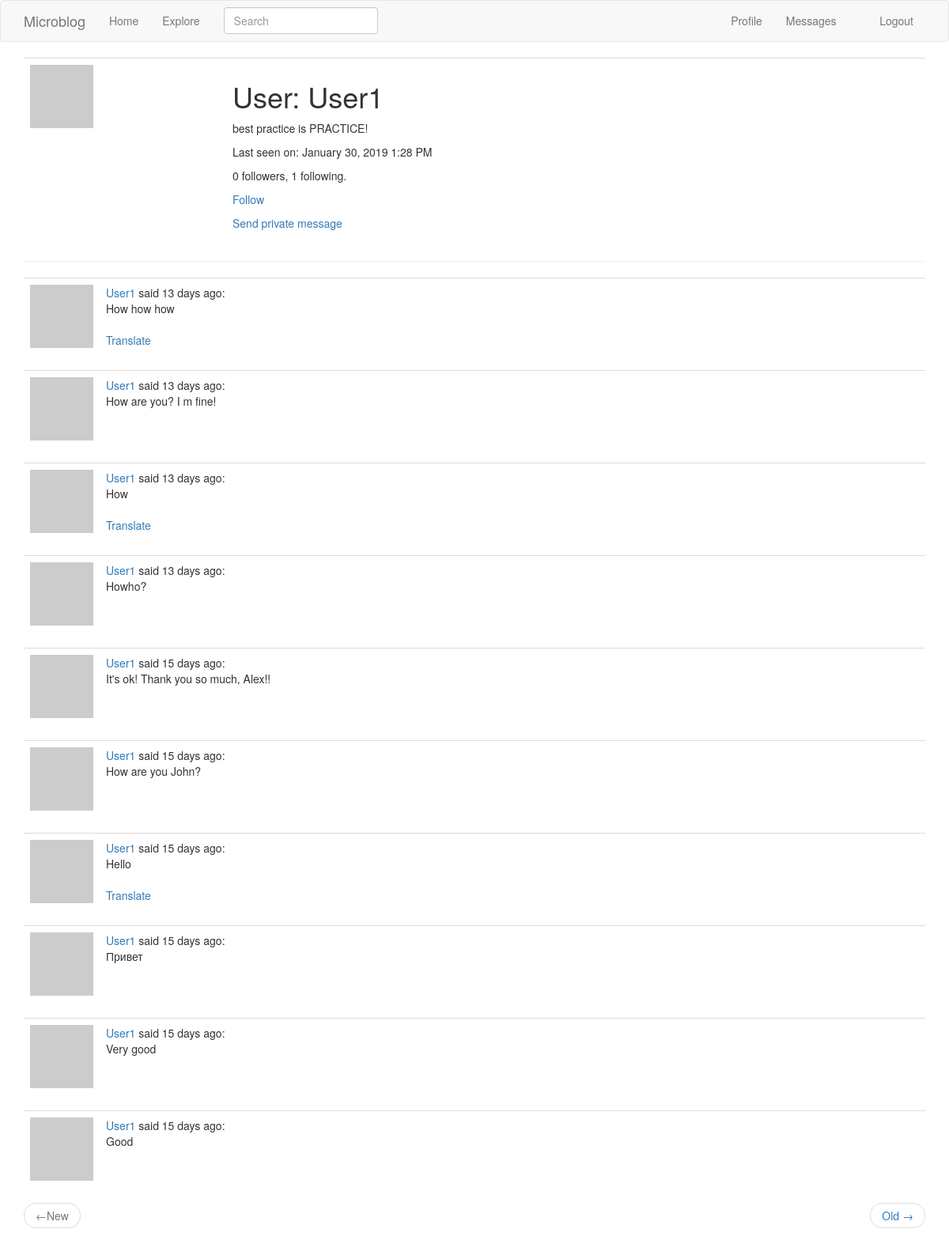
The page /user/User1 (signed in) on the database its author committed.
### app/models.py (models this page shows, shortened)
class User(UserMixin, db.Model):
    id                      = db.Column(db.Integer, primary_key=True)
    username                = db.Column(db.String(64), index=True, unique=True)
    email                   = db.Column(db.String(120), index=True, unique=True)
    password_hash           = db.Column(db.String(128))
    about_me                = db.Column(db.String(140))
    last_seen               = db.Column(db.DateTime, default=datetime.utcnow)
    last_message_read_time  = db.Column(db.DateTime)
    posts       = db.relationship('Post', backref='author', lazy='dynamic')
    followed    = db.relationship('User', secondary=followers,
                                primaryjoin=(followers.c.follower_id == id),
                                secondaryjoin=(followers.c.followed_id == id),
                                backref=db.backref('followers', lazy='dynamic'),
                                lazy='dynamic')
    messages_sent = db.relationship('Message',
                                    foreign_keys='Message.sender_id',
                                    backref='author',
                                    lazy='dynamic')
    messages_recieved = db.relationship('Message',
                                        foreign_keys='Message.recipient_id',
                                        backref='recipient',
                                        lazy='dynamic')
    notifications = db.relationship('Notification', backref='user', lazy='dynamic')
    def avatar(self, size):
        digest = md5(self.email.lower().encode('utf-8')).hexdigest()
        return 'https://www.gravatar.com/avatar/{}?d=identicon&s={}'.format(digest, size)
    def is_following(self, user):
        return self.followed.filter(followers.c.followed_id == user.id).count() > 0
    def new_messages(self):
        last_read_time = self.last_message_read_time or datetime(1900, 1, 1)
        return Message.query.filter_by(recipient=self).filter(Message.timestamp > last_read_time).count()

class SearchableMixin(object):
    @classmethod
    def before_commit(cls, session):
        session._changes = {
            'add': list(session.new),
            'update': list(session.dirty),
            'delete': list(session.deleted)
        }
    @classmethod
    def after_commit(cls, session):
        for obj in session._changes['add']:
            if isinstance(obj, SearchableMixin):
                add_to_index(obj.__tablename__, obj)
        for obj in session._changes['update']:
            if isinstance(obj, SearchableMixin):
                add_to_index(obj.__tablename__, obj)
        for obj in session._changes['delete']:
            if isinstance(obj, SearchableMixin):
                remove_from_index(obj.__tablename__, obj)
        session._changes = None

class Post(SearchableMixin, db.Model):
    __searchable__ = ['body']
    id          = db.Column(db.Integer, primary_key=True)
    body        = db.Column(db.String(140))
    timestamp   = db.Column(db.DateTime, index=True, default=datetime.utcnow)
    user_id     = db.Column(db.Integer, db.ForeignKey('user.id'))
    language    = db.Column(db.String(5))

### app/main/routes.py (the view)
@bp.route('/user/<username>')
@login_required
def user(username):
    user = User.query.filter_by(username=username).first_or_404()
    page = request.args.get('page', 1, type=int)
    posts = user.posts.order_by(Post.timestamp.desc()).paginate(page, current_app.config['POST_PER_PAGE'], False)
    next_url    = url_for('main.user', username=user.username, page=posts.next_num) if posts.has_next else None
    prev_url    = url_for('main.user', username=user.username, page=posts.prev_num) if posts.has_prev else None
    return render_template('user.html', user=user, posts=posts.items, next_url=next_url, prev_url=prev_url)

### app/main/forms.py
class SearchForm(FlaskForm):
    q = StringField(_l('Search'), validators=[DataRequired()])
    def __init__(self, *args, **kwargs):
        if 'formdata' not in kwargs:
            kwargs['formdata'] = request.args
        if 'csrf_enabled' not in kwargs:
            kwargs['csrf_enabled'] = False
        super(SearchForm, self).__init__(*args, **kwargs)

### app/main/routes.py (called while the page is built)
@bp.before_app_request
def before_request():
    if current_user.is_authenticated:
        current_user.last_seen = datetime.utcnow()
        db.session.commit()
        g.search_form = SearchForm()
    g.locale = str(get_locale())

### app/models.py (called while the page is built)
@login.user_loader
def load_user(id):
    return User.query.get(int(id))

### app/templates/user.html
{% extends "base.html" %}
{% block app_content %}
    <table class="table table-hover">
        <tr>
            <td width='256px'><img src="{{ user.avatar(128) }}" alt=""></td>
            <td>
                <h1>User: {{ user.username }}</h1>
                {% if user.about_me %}<p>{{ user.about_me }}</p>{% endif %}
                {% if user.last_seen %}<p>Last seen on: {{ moment(user.last_seen).format('LLL') }}</p>{% endif %}
                <p>{{ user.followers.count() }} followers, {{ user.followed.count() }} following.</p>
                {% if user == current_user %}
                    <p><a href="{{ url_for('main.edit_profile') }}">Edit your profile</a></p>
                {% elif not current_user.is_following(user) %}
                    <p><a href="{{ url_for('main.follow', username=user.username) }}">Follow</a></p>
                {% else %}
                    <p><a href="{{ url_for('main.unfollow', username=user.username) }}">Unfollow</a></p>
                {% endif %}
                {% if user != current_user %}
                    <p>
                        <a href="{{ url_for('main.send_message', recipient=user.username) }}">
                            {{ _('Send private message') }}
                        </a>
                    </p>
                {% endif %}
            </td>
        </tr>
    </table>
    <hr>
    {% for post in posts %}
        {% include '_post.html' %}
    {% endfor %}
    <nav aria-label="...">
        <ul class="pager">
            <li class="previous{% if not prev_url %} disabled{% endif %}">
                <a href="{{ prev_url or '#' }}">
                    <span aria-hidden="true">&larr;</span>New
                </a>
            </li>
            <li class="next{% if not next_url %} disabled{% endif %}">
                <a href="{{ next_url or '#' }}">
                    Old <span aria-hidden="true">&rarr;</span>
                </a>
            </li>
        </ul>
    </nav>
{% endblock %}

### app/templates/_post.html
<table class="table table-hover">
    <tr>
        <td width='50px'>
            <a href="{{ url_for('main.user', username=post.author.username) }}">
                <img src="{{ post.author.avatar(50) }}" />
            </a>
        </td>
        <td>
            <span class="user_popup">
                <a href="{{ url_for('main.user', username=post.author.username) }}">{{ post.author.username }}</a>
            </span>
            said {{ moment(post.timestamp).fromNow() }}:
            <br><span id="post{{ post.id }}">{{ post.body }}</span>
            {% if post.language and post.language != g.locale %}
                <br><br>
                <span id="translation{{ post.id }}">
                    <a href="javascript:translate(
                                                '#post{{ post.id }}',
                                                '#translation{{ post.id }}',
                                                '{{ post.language }}',
                                                '{{ g.locale }}');">{{ _('Translate') }}</a>
                </span>
            {% endif %}
        </td>
    </tr>
</table>

### rows shown on the page
User: username "User1", about_me "best practice is PRACTICE!", last_seen "January 30, 2019 1:28 PM"
Post: author.username "User1", timestamp "13 days ago", body "How how how"
Post: author.username "User1", timestamp "13 days ago", body "How are you? I m fine!"
Post: author.username "User1", timestamp "13 days ago", body "How"
Post: author.username "User1", timestamp "13 days ago", body "Howho?"
Post: author.username "User1", timestamp "15 days ago", body "It's ok! Thank you so much, Alex!!"
Post: author.username "User1", timestamp "15 days ago", body "How are you John?"
Post: author.username "User1", timestamp "15 days ago", body "Hello"
Post: author.username "User1", timestamp "15 days ago", body "Привет"
Post: author.username "User1", timestamp "15 days ago", body "Very good"
Post: author.username "User1", timestamp "15 days ago", body "Good"

### other values the page prints
{{ user.followers.count() }} "0"
{{ user.followed.count() }} "1"
